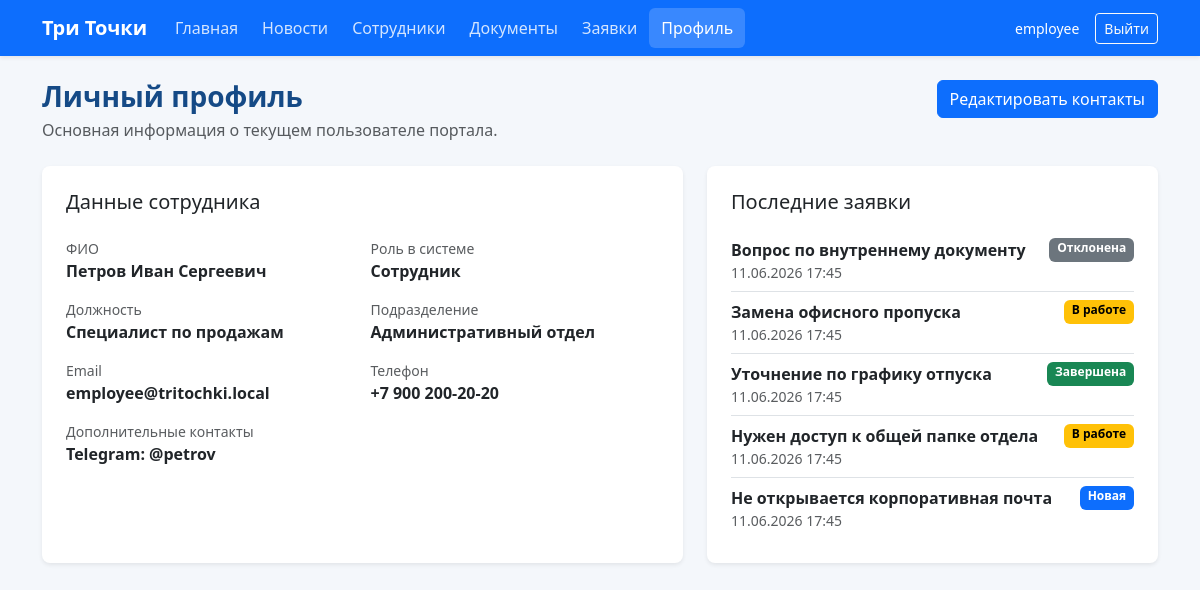
The page /profile/ (signed in) on the database as committed earlier.
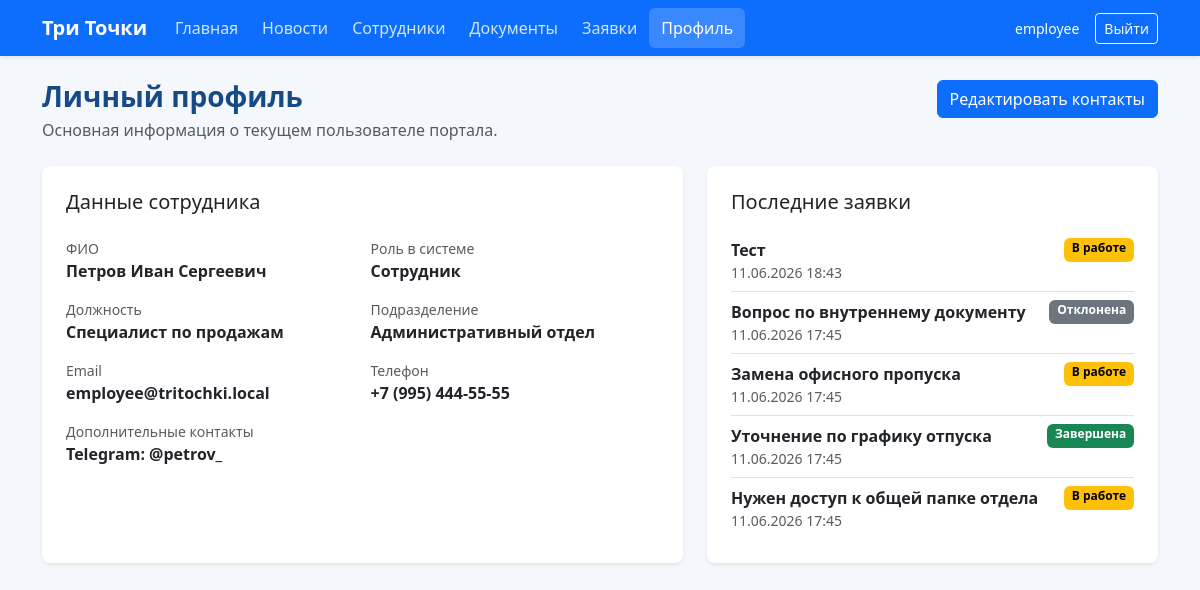
The same page on the database as committed later.
### portal/models.py (models this page shows, shortened)
class EmployeeProfile(models.Model):
    STATUS_WORKS = 'works'
    STATUS_VACATION = 'on_vacation'
    STATUS_DISMISSED = 'dismissed'
    STATUS_CHOICES = [
        (STATUS_WORKS, 'Работает'),
        (STATUS_VACATION, 'В отпуске'),
        (STATUS_DISMISSED, 'Уволен'),
    ]
    user = models.OneToOneField(
        User,
        on_delete=models.CASCADE,
        related_name='employee_profile',
        verbose_name='Пользователь',
    )
    full_name = models.CharField('ФИО', max_length=150)
    position = models.CharField('Должность', max_length=100)
    department = models.ForeignKey(
        Department,
        on_delete=models.SET_NULL,
        null=True,
        blank=True,
        related_name='employees',
        verbose_name='Отдел',
    )
    email = models.EmailField('Email')
    phone = models.CharField('Телефон', max_length=30, blank=True)
    status = models.CharField(
        'Статус',
        max_length=20,
        choices=STATUS_CHOICES,
        default=STATUS_WORKS,
    )
    additional_contact = models.TextField('Дополнительные контакты', blank=True)
    class Meta:
        verbose_name = 'Профиль сотрудника'
        verbose_name_plural = 'Профили сотрудников'
        ordering = ['full_name']

class Ticket(models.Model):
    TYPE_IT = 'it'
    TYPE_HR = 'hr'
    TYPE_ADMINISTRATIVE = 'administrative'
    TYPE_ACCESS = 'access'
    TYPE_OTHER = 'other'
    PRIORITY_LOW = 'low'
    PRIORITY_MEDIUM = 'medium'
    PRIORITY_HIGH = 'high'
    STATUS_NEW = 'new'
    STATUS_IN_PROGRESS = 'in_progress'
    STATUS_COMPLETED = 'completed'
    STATUS_REJECTED = 'rejected'
    TYPE_CHOICES = [
        (TYPE_IT, 'IT'),
        (TYPE_HR, 'HR'),
        (TYPE_ADMINISTRATIVE, 'Административная'),
        (TYPE_ACCESS, 'Доступ'),
        (TYPE_OTHER, 'Другое'),
    ]
    PRIORITY_CHOICES = [
        (PRIORITY_LOW, 'Низкий'),
        (PRIORITY_MEDIUM, 'Средний'),
        (PRIORITY_HIGH, 'Высокий'),
    ]
    STATUS_CHOICES = [
        (STATUS_NEW, 'Новая'),
        (STATUS_IN_PROGRESS, 'В работе'),
        (STATUS_COMPLETED, 'Завершена'),
        (STATUS_REJECTED, 'Отклонена'),
    ]
    author = models.ForeignKey(
        User,
        on_delete=models.CASCADE,
        related_name='tickets',
        verbose_name='Автор',
    )
    title = models.CharField('Тема заявки', max_length=200)
    description = models.TextField('Описание')
    ticket_type = models.CharField('Тип заявки', max_length=20, choices=TYPE_CHOICES)
    priority = models.CharField(
        'Приоритет',
        max_length=20,
        choices=PRIORITY_CHOICES,
        default=PRIORITY_MEDIUM,
    )
    status = models.CharField(
        'Статус',
        max_length=20,
        choices=STATUS_CHOICES,
        default=STATUS_NEW,
    )
    admin_comment = models.TextField('Комментарий администратора', blank=True)
    created_at = models.DateTimeField('Дата создания', auto_now_add=True)
    updated_at = models.DateTimeField('Дата обновления', auto_now=True)
    class Meta:
        verbose_name = 'Заявка'
        verbose_name_plural = 'Заявки'
        ordering = ['-created_at']
    def status_badge_class(self):
        classes = {
            self.STATUS_NEW: 'text-bg-primary',
            self.STATUS_IN_PROGRESS: 'text-bg-warning',
            self.STATUS_COMPLETED: 'text-bg-success',
            self.STATUS_REJECTED: 'text-bg-secondary',
        }
        return classes.get(self.status, 'text-bg-primary')

class Department(models.Model):
    name = models.CharField('Название отдела', max_length=100, unique=True)
    description = models.TextField('Описание', blank=True)
    class Meta:
        verbose_name = 'Отдел'
        verbose_name_plural = 'Отделы'
        ordering = ['name']
    def __str__(self):
        return self.name

### portal/views.py (the view)
# urls.py: path('profile/', views.profile_view, name='profile'),
@login_required
def profile_view(request):
    profile = get_object_or_404(
        EmployeeProfile.objects.select_related('department', 'user'),
        user=request.user,
    )
    latest_tickets = Ticket.objects.filter(author=request.user)[:5]
    role_name = 'Администратор' if request.user.is_staff or request.user.is_superuser else 'Сотрудник'
    context = {
        'profile': profile,
        'latest_tickets': latest_tickets,
        'role_name': role_name,
    }
    return render(request, 'portal/profile.html', context)

### portal/templates/portal/profile.html (shortened to what this page needs)
{% extends 'portal/base.html' %}
{% block content %}
<div class="d-flex justify-content-between align-items-start gap-3 mb-4">
    <div>
        <h1 class="h3 mb-1">Личный профиль</h1>
        <p class="text-muted mb-0">Основная информация о текущем пользователе портала.</p>
    </div>
    <a class="btn btn-primary" href="{% url 'profile_edit' %}">Редактировать контакты</a>
</div>
<div class="row g-4">
    <div class="col-lg-7">
        <div class="card border-0 shadow-sm h-100">
            <div class="card-body p-4">
                <h2 class="h5 mb-4">Данные сотрудника</h2>
                <div class="row g-3">
                    <div class="col-md-6">
                        <div class="text-muted small">ФИО</div>
                        <div class="fw-semibold">{{ profile.full_name }}</div>
                    </div>
                    <div class="col-md-6">
                        <div class="text-muted small">Роль в системе</div>
                        <div class="fw-semibold">{{ role_name }}</div>
                    </div>
                    <div class="col-md-6">
                        <div class="text-muted small">Должность</div>
                        <div class="fw-semibold">{{ profile.position }}</div>
                    </div>
                    <div class="col-md-6">
                        <div class="text-muted small">Подразделение</div>
                        <div class="fw-semibold">{{ profile.department|default:"Не указан" }}</div>
                    </div>
                    <div class="col-md-6">
                        <div class="text-muted small">Email</div>
                        <div class="fw-semibold">{{ profile.email }}</div>
                    </div>
                    <div class="col-md-6">
                        <div class="text-muted small">Телефон</div>
                        <div class="fw-semibold">{{ profile.phone|default:"Не указан" }}</div>
                    </div>
                    <div class="col-12">
                        <div class="text-muted small">Дополнительные контакты</div>
                        <div class="fw-semibold">{{ profile.additional_contact|default:"Не указаны" }}</div>
                    </div>
                </div>
            </div>
        </div>
    </div>
    <div class="col-lg-5">
        <div class="card border-0 shadow-sm h-100">
            <div class="card-body p-4">
                <h2 class="h5 mb-3">Последние заявки</h2>
                {% if latest_tickets %}
                    <div class="list-group list-group-flush">
                        {% for ticket in latest_tickets %}
                            <div class="list-group-item px-0">
                                <div class="d-flex justify-content-between gap-3">
                                    <div class="fw-semibold">{{ ticket.title }}</div>
                                    <span class="badge {{ ticket.status_badge_class }}">{{ ticket.get_status_display }}</span>
                                </div>
                                <div class="small text-muted">{{ ticket.created_at|date:"d.m.Y H:i" }}</div>
                            </div>
                        {% endfor %}
                    </div>
                {% else %}
                    <p class="text-muted mb-0">Заявок пока нет.</p>
                {% endif %}
            </div>
        </div>
    </div>
</div>
{% endblock %}

Rows that differ between the two databases and show on the page:
no longer on this page (row edited): Ticket: title "Не открывается корпоративная почта", status "Новая", created_at "11.06.2026 17:45"
changed EmployeeProfile "Петров Иван Сергеевич": phone "+7 900 200-20-20" → "+7 (995) 444-55-55"; additional_contact "Telegram: @petrov" → "Telegram: @petrov_"
added Ticket: title "Тест", status "В работе", created_at "11.06.2026 18:43"
